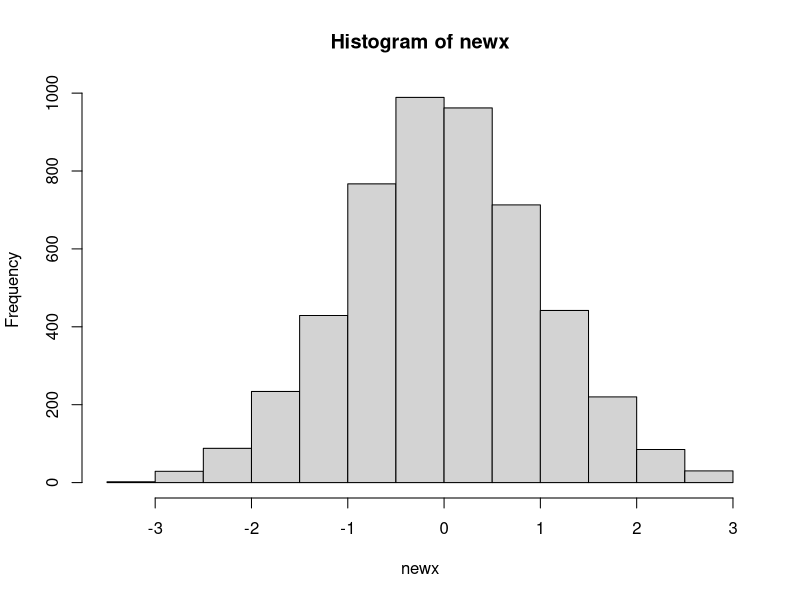

Here is the R script that generated this plot:
## ---- chunk 1
knitr::opts_chunk$set(echo = TRUE)
## ---- chunk 2
set.seed(1234567890)
x <- rnorm(5000)
## ---- chunk 3
vid<-mean(x)  # vidurkis
vid
disp<-var(x)  # standartinis nuokrypis
disp
## ---- chunk 4
min=vid-3*disp
max=vid+3*disp
isskirtys=x[x<min|x>max]
indeksas<-(c(rep(0,length(isskirtys))))
## ---- chunk 5
z=1
for(i in 1:5000) {
  if((x[i]<min|x[i]>max)==TRUE){
    indeksas[z]<-i
    z=z+1
  }
}

paste("x=",isskirtys,"; indeksas=", indeksas, sep="")
## ---- chunk 6
newx<-x[((x<min|x>max)==FALSE)]
hist(newx)
